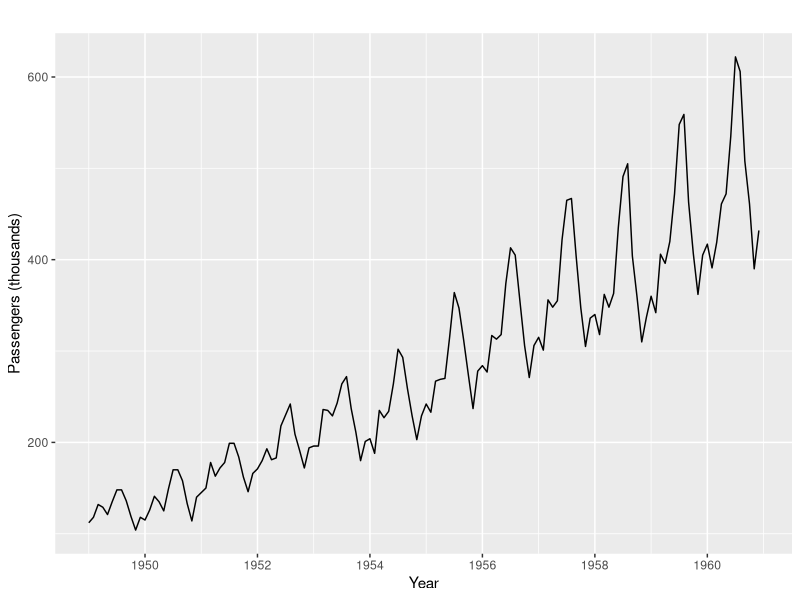
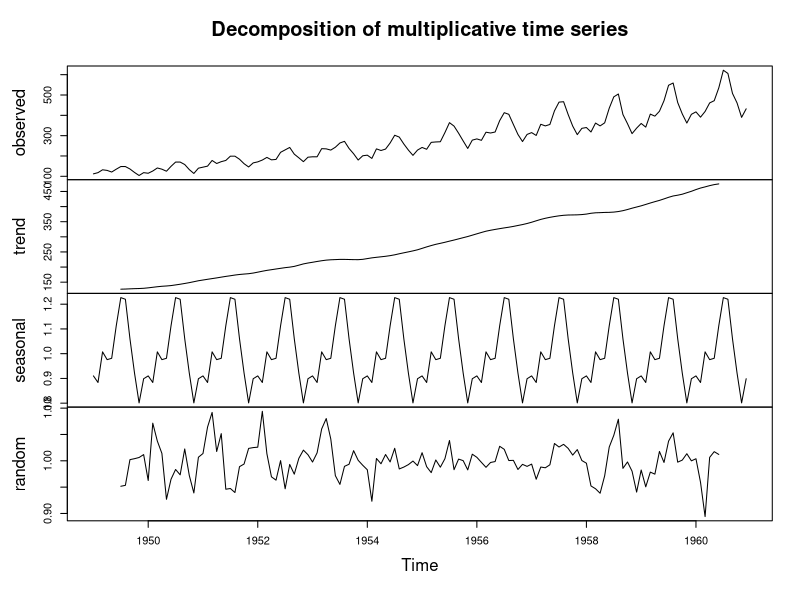
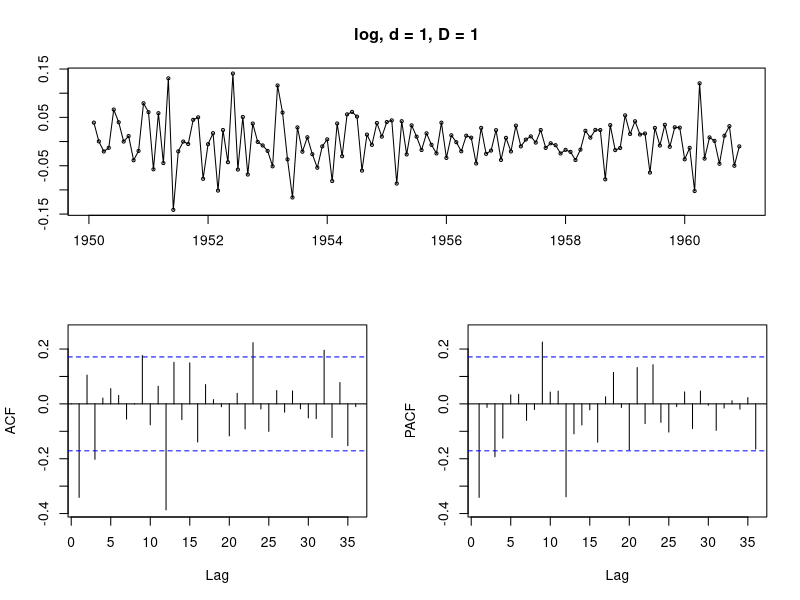
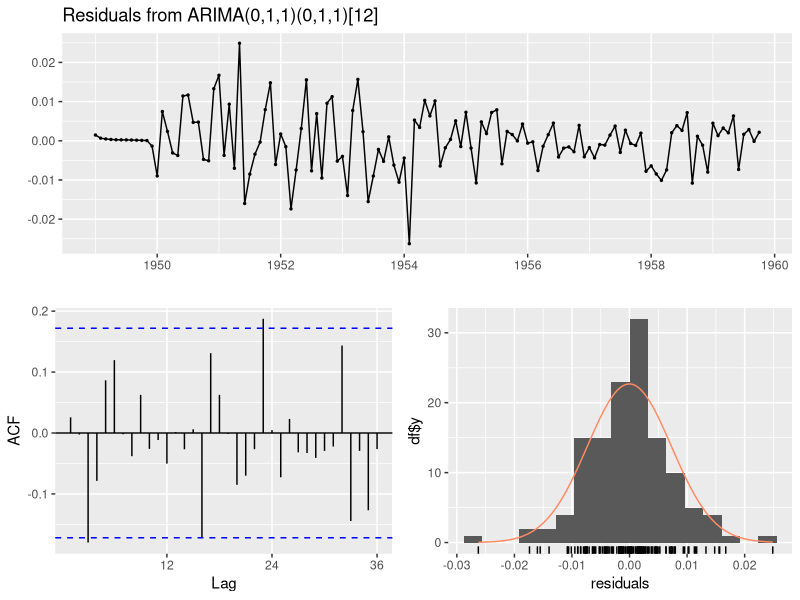
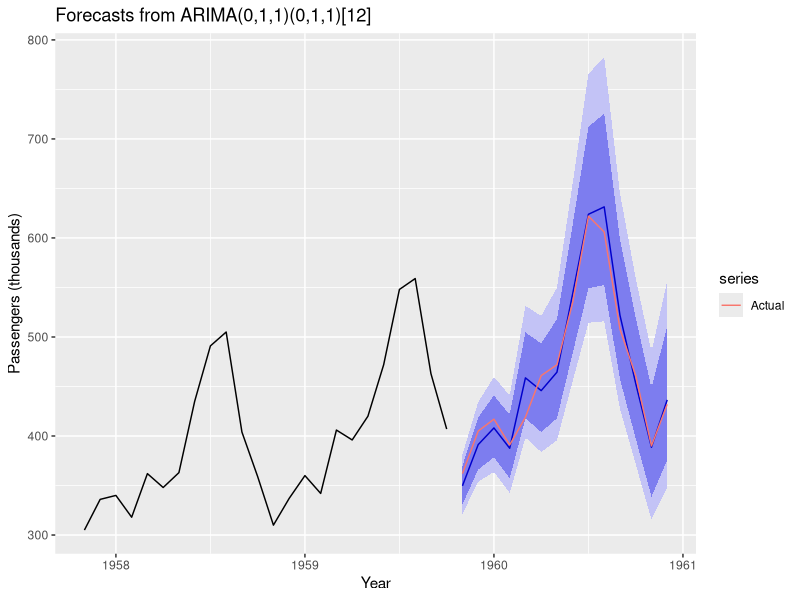
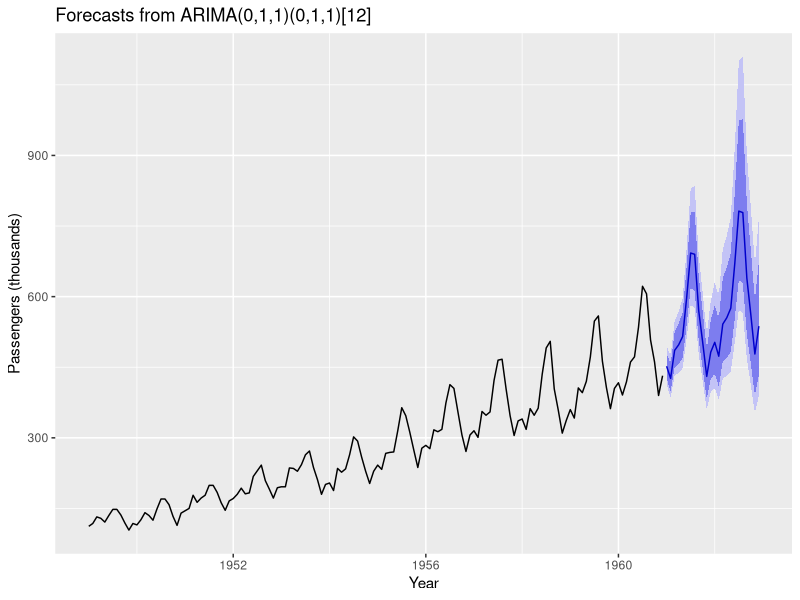
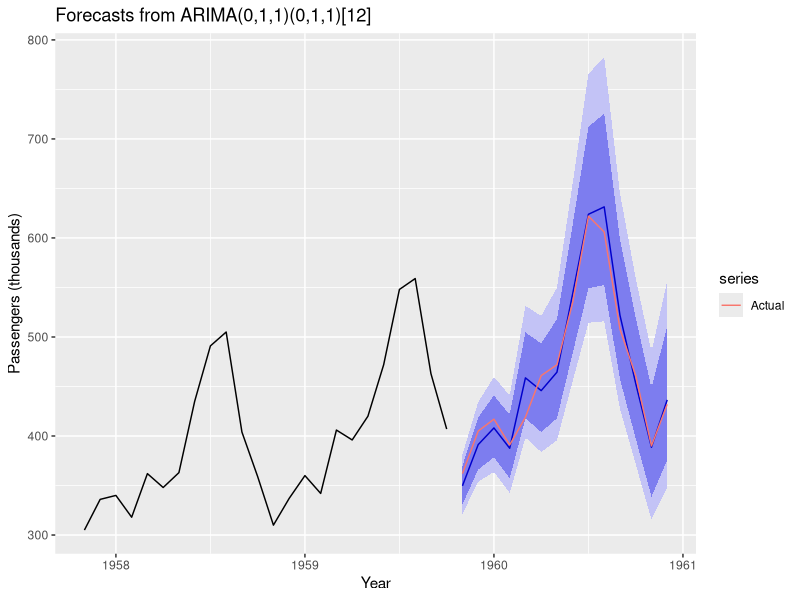
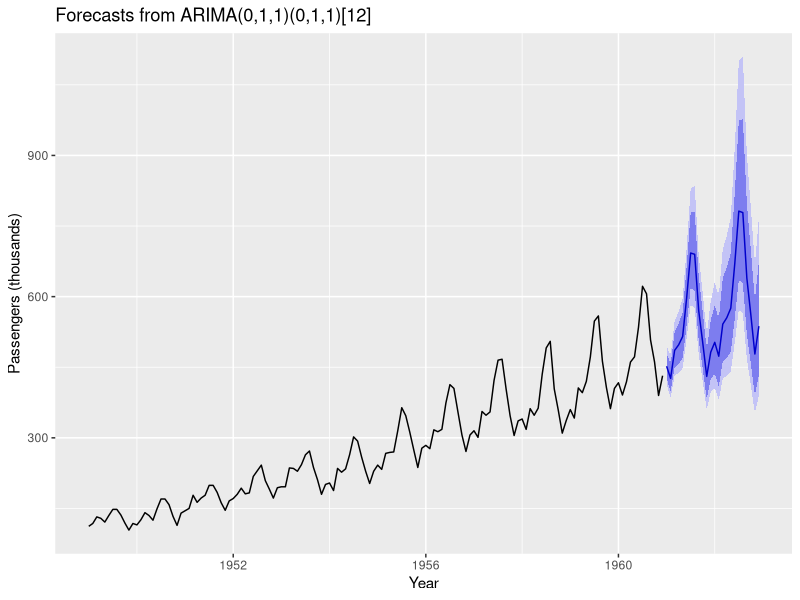

Write the R code that produced these figures, in order.
# Air passengers: seasonal ARIMA forecasting with baselines and honest evaluation
# Data: monthly international airline passengers (thousands), 1949-1960
# Requires: forecast, ggplot2 (see README)

suppressPackageStartupMessages({
  library(forecast)
  library(ggplot2)
})

dir.create("output", showWarnings = FALSE)

x <- AirPassengers
stopifnot(is.ts(x), frequency(x) == 12, length(x) == 144)

# ---- 1. Exploration ---------------------------------------------------------
print(head(x, 12))
autoplot(x) + labs(x = "Year", y = "Passengers (thousands)")

plot(decompose(x, type = "multiplicative"))

# Stationarity check: log, first difference, seasonal difference.
# diff() keeps the ts attributes, so no ts() wrapper is needed.
x_stat <- diff(diff(log(x)), lag = 12)
tsdisplay(x_stat, main = "log, d = 1, D = 1")

# ---- 2. Train / test split (by date, not by index) --------------------------
# Same split as the original script: first 90% (130 obs) / last 14 obs
cut_off <- round(length(x) * 0.9)
train <- window(x, end   = c(1959, 10))   # == head(x, cut_off)
test  <- window(x, start = c(1959, 11))   # == tail(x, length(x) - cut_off)
stopifnot(cut_off == 130, length(train) == 130, length(test) == 14)

# Box-Cox lambda estimated automatically on the FULL series (original setting)
lamb <- BoxCox.lambda(x)
print(lamb)

# ---- 3. Models --------------------------------------------------------------
fit_arima <- auto.arima(train, D = 1, lambda = lamb)
print(fit_arima)
checkresiduals(fit_arima)

fc_arima  <- forecast(fit_arima, h = length(test))
fc_snaive <- snaive(train, h = length(test))
fc_ets    <- forecast(ets(train), h = length(test))

# ---- 4. Holdout accuracy vs baselines ---------------------------------------
cols <- c("RMSE", "MAE", "MAPE")
acc <- rbind(
  ARIMA  = accuracy(fc_arima,  test)["Test set", cols],
  ETS    = accuracy(fc_ets,    test)["Test set", cols],
  SNAIVE = accuracy(fc_snaive, test)["Test set", cols]
)
print(round(acc, 2))

p <- autoplot(fc_arima, include = 24) +
  autolayer(test, series = "Actual") +
  labs(x = "Year", y = "Passengers (thousands)")
print(p)
ggsave("output/holdout_forecast.png", p, width = 8, height = 4.5, dpi = 150)

# ---- 5. Time series cross-validation (on the training data only) ------------
# Original CV setting: fixed ARIMA(0,1,1)(0,1,1), no Box-Cox, on the full
# series, sliding window of 28, horizon 14.
ord <- arimaorder(fit_arima)   # p d q P D Q period (used for the final fit)

wrappi <- function(x, h) {
  forecast(Arima(x, order = c(0, 1, 1), seasonal = c(0, 1, 1)), h = h)
}
e <- tsCV(x, wrappi, h = 14, window = 28)
print(mean(e, na.rm = TRUE))   # original summary (signed mean error)

# Added: unsigned error by horizon, plus a seasonal naive baseline
e_snaive <- tsCV(x, snaive, h = 14, window = 28)
by_h <- function(e) {
  rbind(RMSE = sqrt(colMeans(e^2, na.rm = TRUE)),
        MAE  = colMeans(abs(e),   na.rm = TRUE))
}
cat("\nCV error by horizon (ARIMA)\n");  print(round(by_h(e),        1))
cat("\nCV error by horizon (SNAIVE)\n"); print(round(by_h(e_snaive), 1))

# ---- 6. Final forecast: refit on all data, same specification ---------------
fit_final <- Arima(x, order = ord[1:3],
                   seasonal = list(order = ord[4:6], period = 12),
                   lambda = lamb)
fc_final <- forecast(fit_final, h = 24)
p_final <- autoplot(fc_final) +
  labs(x = "Year", y = "Passengers (thousands)")
print(p_final)
ggsave("output/final_forecast.png", p_final, width = 8, height = 4.5, dpi = 150)

writeLines(capture.output(sessionInfo()), "output/sessionInfo.txt")
